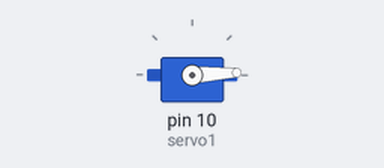
This sketch was run on a simulated Arduino Uno, built with avr-gcc and run on an emulated ATmega328P. On the bench: servo. What the sketch prints to the serial monitor is not drawn.

Above: at 0.05 s.
At 1.25 s:
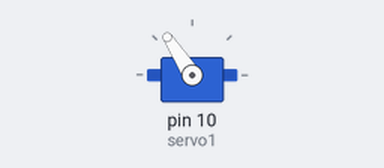
At 2.5 s:
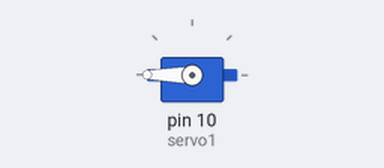
At 5.0 s:
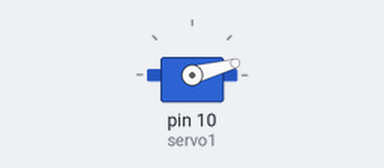
Timing chart, 0 to 6.7 s (numbered marks = the images above):
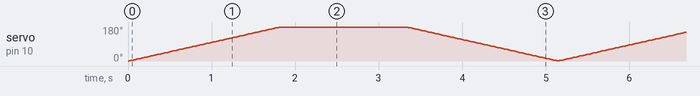

The sketch:

servo_with_motor_shield.ino
```cpp
// (licence header left out)
#include <AFMotor.h>
#include <Servo.h>


Servo servo1;


void setup() {
  Serial.begin(9600);           // set up Serial library at 9600 bps
  Serial.println("Motor party!");

  // turn on servo
  servo1.attach(10);  //servo 1 connector


}

int i;

// Test the DC motor, stepper and servo ALL AT ONCE!
void loop() {

  for (i=0; i<255; i++) {
    servo1.write(i);
    delay(10);
 }

  for (i=255; i!=0; i--) {
    servo1.write(i);
    delay(10);
 }


}
```
